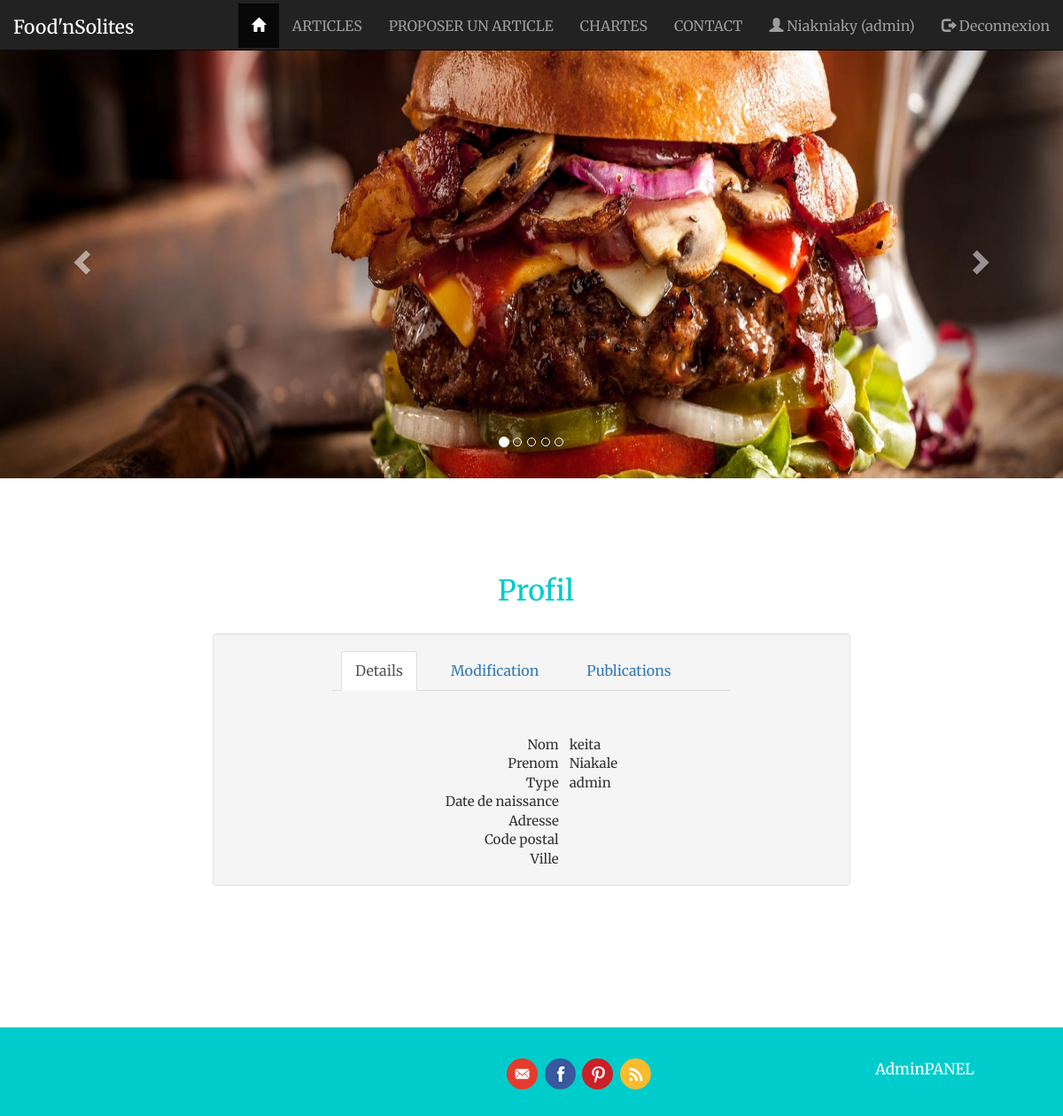
/profil.php (signed in), run on the app's committed database.
### tables this page shows
CREATE TABLE `account` (
  `id_user` int(11) NOT NULL,
  `id_type` int(11) NOT NULL,
  `login` varchar(32) NOT NULL,
  `pwd` varchar(255) NOT NULL
);

CREATE TABLE `type` (
  `id_type` int(11) NOT NULL,
  `nom` varchar(24) NOT NULL,
  `description` varchar(255) NOT NULL
);

CREATE TABLE `fiche_perso` (
  `id_user` int(11) NOT NULL,
  `nom` varchar(24) NOT NULL,
  `prenom` varchar(24) NOT NULL,
  `date_naissance` date DEFAULT NULL,
  `adresse` varchar(255) DEFAULT NULL,
  `cp` int(5) DEFAULT NULL,
  `ville` varchar(32) DEFAULT NULL,
  `date_inscription` date NOT NULL
);

### sql/sql_profileData.php (called while the page is built)
<?php
if (!empty($_SESSION['login'])) {
	$query_getData = $dtb->prepare('SELECT account.id_user, login, type.nom AS "type", fiche_perso.nom AS "nom", prenom, date_naissance, adresse, cp, ville FROM account INNER JOIN fiche_perso ON account.id_user=fiche_perso.id_user INNER JOIN type ON account.id_type=type.id_type WHERE login=?');
	$query_getData->execute(array($_SESSION['login']));
	$dataGet = $query_getData->fetch();
}
?>

### sql/sql_displaySignLog.php (shortened to what this page needs)
<?php
if (!isset($_SESSION['login']) || $_SESSION['login'] == "") {
	$_SESSION['login'] = "";
	echo '<li><a href="signin.php"><span class="glyphicon glyphicon-user"></span> S\'inscrire</a></li>
	<li><a href="login.php"><span class="glyphicon glyphicon-log-in"></span> Se connecter</a></li>';
}
else {
	$query_getType = $dtb->prepare('SELECT login, nom FROM account INNER JOIN type ON account.id_type=type.id_type WHERE login=?');
	$query_getType->execute(array($_SESSION['login']));
	$dataGet = $query_getType->fetch();
	echo '<li><a href="profil.php"><span class="glyphicon glyphicon-user"></span> ' . $_SESSION['login'] . ' (' . $dataGet['nom'] . ')</a></li>
	<li><a href="logout.php"><span class="glyphicon glyphicon-log-out"></span> Deconnexion</a></li>';
}
?>

### sql/sql_profileDetails.php
<?php
echo '<table id="profil-details">
	<tr>
		<td>Nom</td>
		<td>' . $dataGet['nom'] . '</td>
	</tr>
	<tr>
		<td>Prenom</td>
		<td>' . $dataGet['prenom'] . '</td>
	</tr>
	<tr>
		<td>Type</td>
		<td>' . $dataGet['type'] . '</td>
	</tr>
	<tr>
		<td>Date de naissance</td>
		<td>' . $dataGet['date_naissance'] . '</td>
	</tr>
	<tr>
		<td>Adresse</td>
		<td>' . $dataGet['adresse'] . '</td>
	</tr>
	<tr>
		<td>Code postal</td>
		<td>' . $dataGet['cp'] . '</td>
	</tr>
	<tr>
		<td>Ville</td>
		<td>' . $dataGet['ville'] . '</td>
	</tr>
</table>'
?>

### css/main.css (style rules this page uses)
body, p { font-family: 'Merriweather', serif; font-size: 15px; margin: 0; padding: 0; text-align: left; }
#profil-details { margin: auto; }
#profil-details tr td:first-child { padding-right: 6px; text-align: right; }
#profil-details tr td:nth-child(2) { padding-left: 6px; text-align: left; }

### data on the page
account: id_type.nom "admin", fiche_perso.nom "keita", fiche_perso.prenom "Niakale"

### other printed values
$_SESSION['login'] "Niakniaky"
